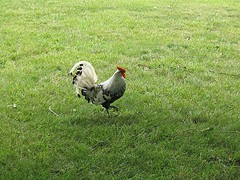
#> input picture test_ela/Au_ani_10104.resaved.jpg, 240 x 180 px, given in place of Au_ani_10104.jpg, which was not available
$ python ela.py
#> lines starting #> are read from the running program, lines starting #| are printed output that depends on the picture; pictures that were not available may be replaced by others from this repository, and a replacement may not be noted
from PIL import Image, ImageChops, ImageEnhance

# def get_imlist(path):
#     return [os.path.join(path,f) for f in os.listdir(path) if f.endswith('.jpg') or f.endswith('.png')]

def convert_to_ela_image(path, quality):
    im = Image.open(path).convert('RGB')
    resaved_filename = path.split('.')[0] + '.resaved.jpg'
    im.save(resaved_filename, 'JPEG', quality=quality)
    resaved_im = Image.open(resaved_filename)
    ela_im = ImageChops.difference(im, resaved_im)
    extrema = ela_im.getextrema()
    max_diff = max([ex[1] for ex in extrema])

    # Prevent division by zero
    if max_diff == 0:
        max_diff = 1

    scale = 255.0 / max_diff
    ela_im = ImageEnhance.Brightness(ela_im).enhance(scale)

    return ela_im

# Example usage for an original image
original_image_path = 'test_ela/Au_ani_10104.jpg'
original_image = Image.open(original_image_path)
#> original_image is the input picture: PIL image 240x180 RGB; mean R, G, B 129.2, 152.9, 79.1
original_image.show()

ela_image_original = convert_to_ela_image(original_image_path, 90)
#> in convert_to_ela_image, `extrema = ela_im.getextrema()`: extrema = ((0, 15), (0, 8), (0, 14))
#> in convert_to_ela_image, `max_diff = max([ex[1] for ex in extrema])`: max_diff = 15
#> in convert_to_ela_image, `scale = 255.0 / max_diff`: scale = 17
#> in convert_to_ela_image, `ela_im = ImageEnhance.Brightness(ela_im).enhance(scale)`:
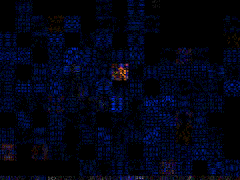
#> ela_im: PIL image 240x180 RGB; mean R, G, B 1.6, 4.6, 20
ela_image_original.show()

# Example usage for a forged image
forged_image_path = 'test_ela/Tp_D_CRN_M_N_ani10104_ani00100_10093.tif'
forged_image = Image.open(forged_image_path)
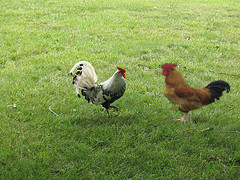
#> input picture test_ela/Tp_D_CRN_M_N_ani10104_ani00100_10093.tif, 240 x 180 px
#> forged_image is the input picture: PIL image 240x180 RGB; mean R, G, B 127.5, 149.3, 77.8
forged_image.show()

ela_image_forged = convert_to_ela_image(forged_image_path, 90)
#> call 2 of convert_to_ela_image, with quality = 90
#> in convert_to_ela_image (call 2), `resaved_im = Image.open(resaved_filename)`:
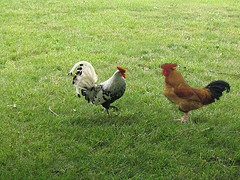
#> resaved_im: PIL image 240x180 RGB; mean R, G, B 127.5, 149.3, 77.8
#> in convert_to_ela_image (call 2), `ela_im = ImageChops.difference(im, resaved_im)`:
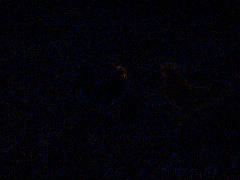
#> ela_im: PIL image 240x180 RGB; mean R, G, B 3.2, 2.7, 8.5
#> in convert_to_ela_image (call 2), `extrema = ela_im.getextrema()`: extrema = ((0, 92), (0, 45), (0, 67))
#> in convert_to_ela_image (call 2), `max_diff = max([ex[1] for ex in extrema])`: max_diff = 92
#> in convert_to_ela_image (call 2), `scale = 255.0 / max_diff`: scale = 2.77
#> in convert_to_ela_image (call 2), `ela_im = ImageEnhance.Brightness(ela_im).enhance(scale)`:
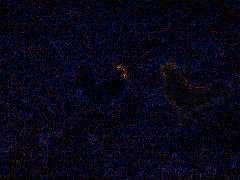
#> ela_im: PIL image 240x180 RGB; mean R, G, B 8.5, 6.9, 23.2
ela_image_forged.show()
